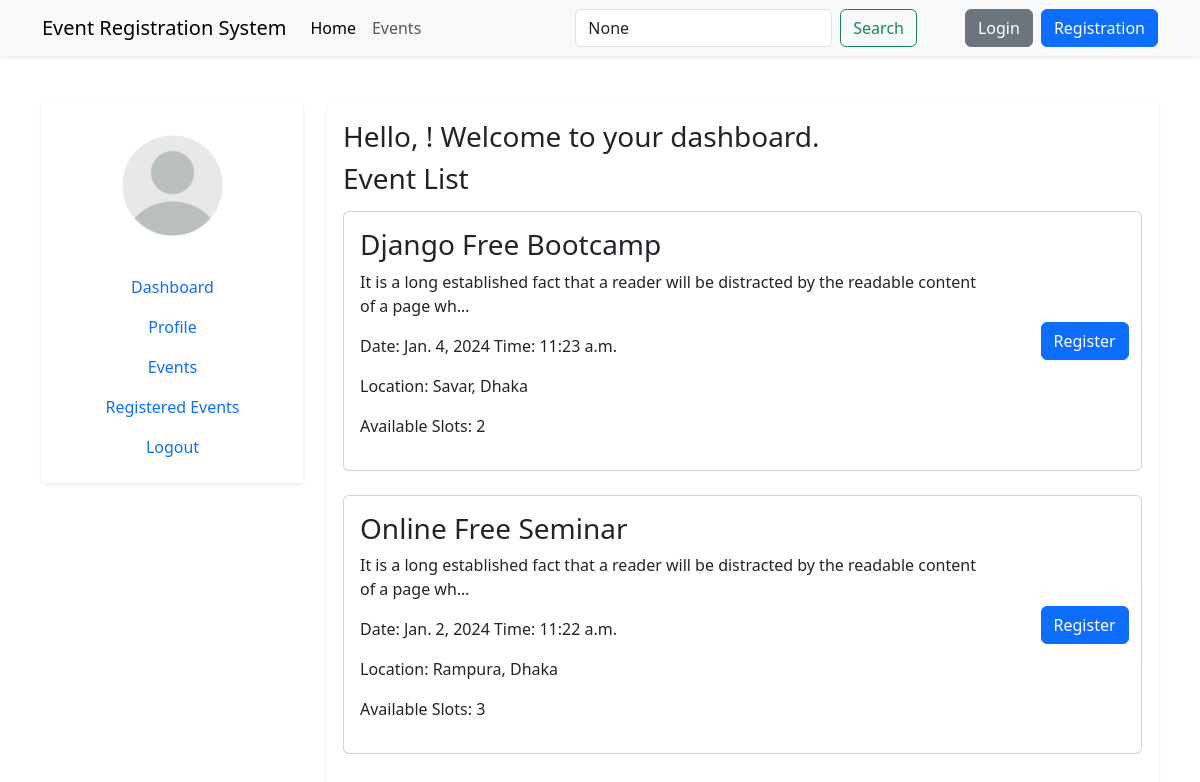
Screenshot of /events/ with the database file from the repository.
### event/models.py (models this page shows, shortened)
class Event(models.Model):
    title = models.CharField(max_length=255)
    description = models.TextField()
    date = models.DateField()
    time = models.TimeField()
    location_name = models.CharField(max_length=255)
    available_slots = models.PositiveIntegerField()
    created_at = models.DateTimeField(auto_now_add=True)
    updated_at = models.DateTimeField(auto_now=True)
    class Meta:
        ordering = ['-date', 'time']

### event/views.py (the view)
# urls.py: path('events/', views.event_list, name='event_list'),
def event_list(request):
    query = request.GET.get('q')
    if query:
        events = Event.objects.filter(
            Q(title__icontains=query) |
            Q(description__icontains=query) |
            Q(location_name__icontains=query)
        )
    else:
        events = Event.objects.all()
    return render(request, 'events/event_list.html', {'events': events, 'query': query})

### templates/events/event_list.html (shortened to what this page needs)
{% extends "accounts/dashboard.html" %}
{% block dashboard %}
<section id="event_list">
    <h3 class="mb-3">Event List</h3>
    <div class="row">
        {% for event in events %}
            <div class="col-12 mb-4">
                <div class="card">
                   <div class="row justify-content-center align-items-center">
                    <div class="col-10">
                        <div class="card-body">
                            <h3 class="card-title">{{ event.title }}</h3>
                            <p class="card-text">{{ event.description|truncatechars_html:100 }}</p>
                            <p>Date: {{ event.date }} Time: {{ event.time }}</p>
                            <p>Location: {{ event.location_name }}</p>
                            <p>Available Slots: {{ event.available_slots }}</p>
                        </div>
                    </div>
                    <div class="col-2">
                        <div class="d-flex justify-content-center">
                            {% if request.user in e %}
                                <a href="{% url 'events:unregister_for_event' event.id %}" class="btn btn-danger">Unregister</a>
                            {% else %}
                                <a href="{% url 'events:register_for_event' event.id %}" class="btn btn-primary">Register</a>
                            {% endif %}
                        </div>
                    </div>
                   </div>
                </div>
            </div>
        {% endfor %}
    </div>
</section>
{% endblock dashboard %}

### rows the page displays
Event: title "Django Free Bootcamp", description "It is a long established fact that a reader will be distracted by the readable content of a page wh…", date "Jan. 4, 2024", time "11:23 a.m.", location_name "Savar, Dhaka", available_slots "2"
Event: title "Online Free Seminar", description "It is a long established fact that a reader will be distracted by the readable content of a page wh…", date "Jan. 2, 2024", time "11:22 a.m.", location_name "Rampura, Dhaka", available_slots "3"
